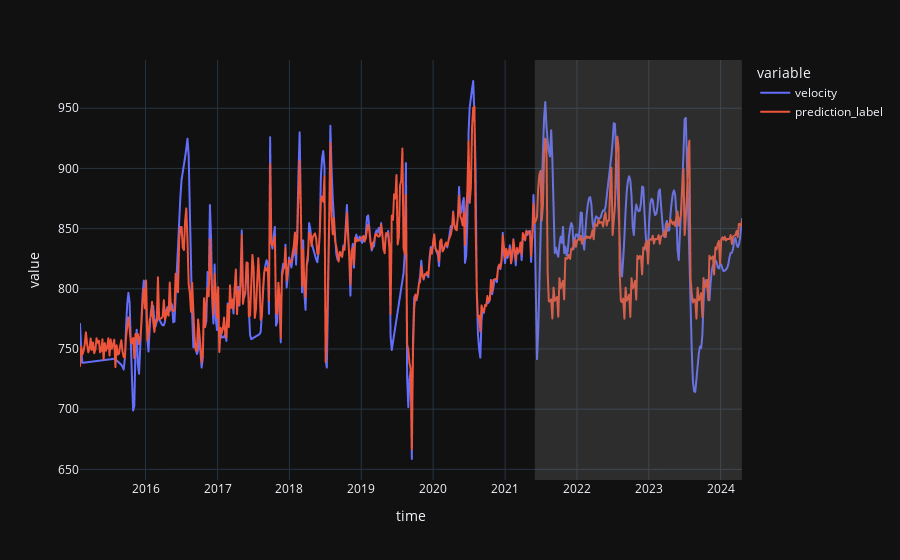

This figure's notebook cell:
### Markdown cell above
### 2. Visualize test data

The data were split into training and test data. Here we visualize the predictions for the training data and predictions for the test set (highlighted in light gray).

### Code cell
# Ensure the 'time' column is in datetime format
df['time'] = pd.to_datetime(df['time'])

# Generate predictions and use the original time column
predictions = predict_model(model, data=df)
predictions['time'] = df['time']  # Ensure this matches your data

# Ensure the lengths match
predictions = predictions.iloc[:len(df)]

# Plot
fig = px.line(predictions, x='time', y=["velocity", "prediction_label"], template='plotly_dark')
fig.add_vrect(x0="2021-06-01", x1="2024-04-18", fillcolor="grey", opacity=0.25, line_width=0)
fig.show()

### Figure 1 — Plotly figure (JSON) as saved in the notebook; plotly's stock layout.template omitted (floating-point values rounded to 4 significant figures; data arrays with more than 128 entries replaced by an {"elided": "..."} marker saying what was removed)
{"data": [{"hovertemplate": "variable=velocity<br>time=%{x}<br>value=%{y}<extra></extra>", "legendgroup": "velocity", "line": {"color": "#636efa", "dash": "solid"}, "marker": {"symbol": "circle"}, "mode": "lines", "name": "velocity", "showlegend": true, "type": "scattergl", "x": {"elided": "562 str values"}, "xaxis": "x", "y": {"elided": "562 float values"}, "yaxis": "y"}, {"hovertemplate": "variable=prediction_label<br>time=%{x}<br>value=%{y}<extra></extra>", "legendgroup": "prediction_label", "line": {"color": "#EF553B", "dash": "solid"}, "marker": {"symbol": "circle"}, "mode": "lines", "name": "prediction_label", "showlegend": true, "type": "scattergl", "x": {"elided": "562 str values"}, "xaxis": "x", "y": {"elided": "562 float values"}, "yaxis": "y"}], "layout": {"legend": {"title": {"text": "variable"}, "tracegroupgap": 0}, "margin": {"t": 60}, "shapes": [{"fillcolor": "grey", "line": {"width": 0}, "opacity": 0.25, "type": "rect", "x0": "2021-06-01", "x1": "2024-04-18", "xref": "x", "y0": 0, "y1": 1, "yref": "y domain"}], "xaxis": {"anchor": "y", "domain": [0, 1], "title": {"text": "time"}}, "yaxis": {"anchor": "x", "domain": [0, 1], "title": {"text": "value"}}}}
